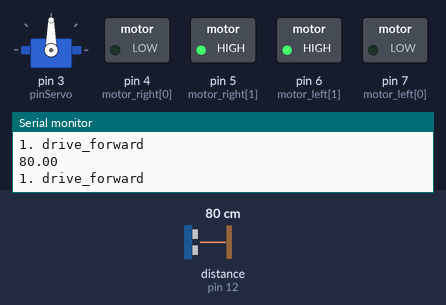
Recording of a sketch running on a simulated Arduino Uno, built with avr-gcc and run on an emulated ATmega328P. Parts: servo, switched loads named in the sketch (green lamp = pin HIGH), the last lines printed to the serial monitor. Wiring (inferred from the names in the program): ultrasonic range finder: trigger pin 13; echo pin 12. Inputs (shaded band) come from the test bench; at power-on: distance to the obstacle (sensor on pin 12) 80 cm. The echo pulse lasts 58.3 µs per cm; pins used as bus, display or sensor lines are not drawn.

Above: at 2.0 s.
2.1 s: distance to the obstacle (sensor on pin 12) set to 2 cm
At 4.3 s:
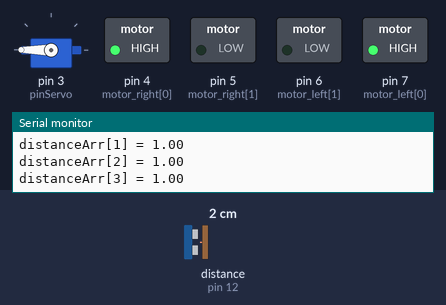
5.6 s: distance to the obstacle (sensor on pin 12) set to 18 cm
9.1 s: distance to the obstacle (sensor on pin 12) set to 23 cm
At 10.5 s:
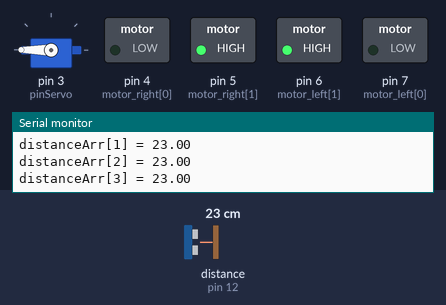
12.8 s: distance to the obstacle (sensor on pin 12) set to 4 cm
At 15.0 s:
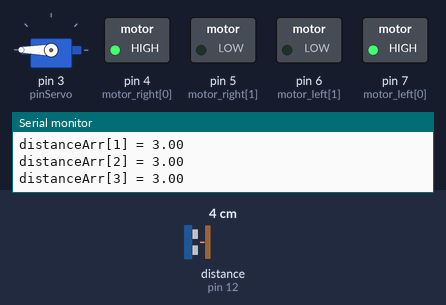
16.3 s: distance to the obstacle (sensor on pin 12) set to 60 cm
At 19.1 s:
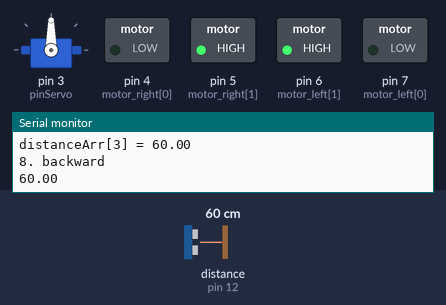
19.9 s: distance to the obstacle (sensor on pin 12) set to 9 cm
At 20.6 s:
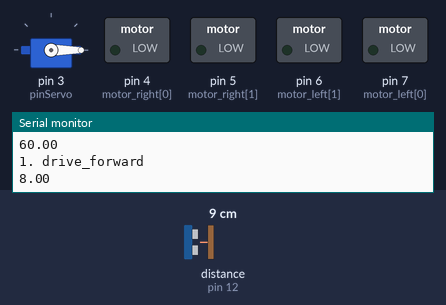
Timing chart, 0 to 24.6 s (numbered marks = the images above; inputs shaded):
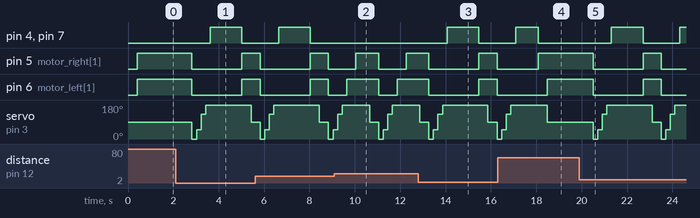

Measured:
- the behaviour switches between 20 and 21 cm on distance to the obstacle (sensor on pin 12) (found by bisection; images 1 and 2)
- after the input at 2.1 s, pin 4 (motor_right[0]), pin 7 (motor_left[0]): LOW → HIGH after 1.5 s, → LOW 1.4 s later; pin 5 (motor_right[1]), pin 6 (motor_left[1]): HIGH → LOW after 0.72 s, → HIGH 2.2 s later; servo on pin 3 (pinServo): 90° → 0° after 0.72 s, → 50° 0.20 s later, → 130° 0.20 s later, → 180° 0.20 s later, … (5 changes in this stretch)
- after the input at 9.1 s, pin 4 (motor_right[0]), pin 7 (motor_left[0]): stays LOW (without the input it goes to HIGH after 0.55 s)
- after the input at 12.8 s, pin 4 (motor_right[0]), pin 7 (motor_left[0]): LOW → HIGH after 1.3 s, → LOW 1.4 s later
- after the input at 16.3 s, pin 6 (motor_left[1]): goes on until 18.5 s, then stays HIGH
- after the input at 19.9 s, pin 4 (motor_right[0]): LOW → HIGH after 1.4 s, → LOW 1.4 s later, → HIGH 1.6 s later; pin 5 (motor_right[1]): HIGH → LOW after 0.60 s, → HIGH 2.2 s later, → LOW 0.80 s later

The sketch:

detect_car.ino
```cpp
#define trig 13
#define echo 12
int thresholddistance = 50;   //adjust distance (50 = 50 cm.)

long duration;
float forwarddistance;
float distancefront;
float distanceArr[4];
float distance_const = 10.0;

#include <Servo.h>
#define pinServo 3

//Initialization Setting up Servo Angles
int servoArray[4] = {0,50,130,180};
Servo myServo;

//Initialization Motors
int motor_left[2] = {7, 6};
int motor_right[2] = {4, 5};

void setup() {
  Serial.begin(9600);
  myServo.attach(pinServo);
  //Set up Motors
  pinMode(motor_left[0], OUTPUT);
  pinMode(motor_right[0], OUTPUT);
  pinMode(motor_left[1], OUTPUT);
  pinMode(motor_right[1], OUTPUT);
  // Setup Sensors Ultrasonic
  pinMode(trig, OUTPUT);
  pinMode(echo, INPUT);
}

// Following Module is for break
void to_break(){
  digitalWrite(motor_left[0], LOW);
  digitalWrite(motor_left[1], LOW);
  digitalWrite(motor_right[0], LOW);
  digitalWrite(motor_right[1], LOW);
}

// Following Module is for the robot to go foword
void drive_forward(){
  digitalWrite(motor_left[0], LOW);
  digitalWrite(motor_left[1], HIGH);
  digitalWrite(motor_right[0], LOW);
  digitalWrite(motor_right[1], HIGH);
}

// Following Module is for the robot turn left
void turn_left(){
  digitalWrite(motor_left[0], LOW);
  digitalWrite(motor_left[1], HIGH);
  digitalWrite(motor_right[0], LOW);
  digitalWrite(motor_right[1], LOW);
  delay(400);   // Delay 400 ms.
}

// Following Module is for the robot turn right
void turn_right(){
  digitalWrite(motor_left[0], LOW);
  digitalWrite(motor_left[1], LOW);
  digitalWrite(motor_right[0], LOW);
  digitalWrite(motor_right[1], HIGH);
  delay(400);   // Delay 400 ms.
}

// Following Module is to make backward
void backward(){
  digitalWrite(motor_left[0], HIGH);
  digitalWrite(motor_left[1], LOW);
  digitalWrite(motor_right[0], HIGH);
  digitalWrite(motor_right[1], LOW);
  delay(600);   // Delay 600 ms.
}
// ---------------------------- Sight Forward
float distance(int angle){
  myServo.write(angle);
  delay(400);
  digitalWrite(trig, LOW);
  delayMicroseconds(20);
  digitalWrite(trig, HIGH);
  delayMicroseconds(20);
  digitalWrite(trig, LOW);

  duration = pulseIn(echo, HIGH);
  forwarddistance = duration / 58; // to centimeters
  return forwarddistance;
}

// ---------------------------- Sensor Array Module
void scan_around(){
  for (int i = 0;i < 4; i++){
    myServo.write(servoArray[i]); //0 50 130 180
    delay(100);
    digitalWrite(trig, LOW);
    delayMicroseconds(20);
    digitalWrite(trig, HIGH);
    delayMicroseconds(20);
    digitalWrite(trig, LOW);
    duration = pulseIn(echo, HIGH);
    distanceArr[i] = duration / 58; // to centimeters recieve distance
    Serial.print("distanceArr[");
    Serial.print(i);
    Serial.print("] = ");
    Serial.println(distanceArr[i]);
    delay(100);
  }
}

void loop()
{
  myServo.write(90);
  distancefront = distance(90);
  Serial.println(distancefront);
  // Serial.println(thresholddistance);
  if ((distancefront > thresholddistance) && (distancefront < 1000))
  {
    drive_forward();
    delay(400);
    Serial.println("1. drive_forward");
  }
  else
  {
    to_break();
    scan_around();
    if ((distanceArr[0] > 1000) + (distanceArr[1] > 1000) && (distanceArr[2] > 1000) + (distanceArr[3] > 1000))
    {
      return;
      Serial.println("Restarted the Loop");
      delay(100);
    }
    else if (((distanceArr[0]) + (distanceArr[1]) + (distanceArr[2]) + (distanceArr[3])) < 80 )
    {
      backward();
      delay(800);
      drive_forward();
      delay(400);
      Serial.println("2. backward and then Forward");
    }
    else if ((((distanceArr[0]) + (distanceArr[1]) + (distanceArr[2]) + (distanceArr[3])) < 80) && ((distanceArr[0]) > (distanceArr[3])))
    {
      backward();
      delay(400);
      turn_right();
      to_break();
      delay(400);
      Serial.println("3. Backward and then turn right");
    }
    else if ((((distanceArr[0]) + (distanceArr[1]) + (distanceArr[2]) + (distanceArr[3])) < 80) && ((distanceArr[0]) < (distanceArr[3])))
    {
      backward();
      delay(400);
      turn_left();
      to_break();
      delay(400);
      Serial.println("4. Backward and then turn left");
    }
    else if (((distanceArr[2]) < distance_const) && ((distanceArr[1]) < distance_const))
    {
      backward();
      turn_left(); //or turn_right();
      delay(400);
      to_break();
      delay(400);
      Serial.println("5. Backward and then turn left");
    }
    else if(((distanceArr[0]) + (distanceArr[1])) > ((distanceArr[2]) + (distanceArr[3])))
    {
      turn_right();
      drive_forward();
      delay(600);
      Serial.println("6. turn right");
    }
    else if(((distanceArr[0]) + (distanceArr[1])) < ((distanceArr[2]) + (distanceArr[3])))
    {
      turn_left();
      drive_forward();
      delay(600);
      Serial.println("7. turn left");
    }
    else
    {
      backward();
      delay(400);
      to_break();
      turn_right();   //or turn_left();
      drive_forward();
      Serial.println("8. backward");
    }
  }
}
```
